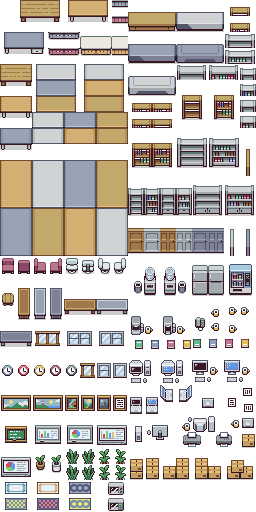
#> input picture 02_Projects/pixel-agents-woosdom/src/assets/tileset.png, 256 x 512 px
$ python generate-tileset-map.py
#> lines starting #> are read from the running program, lines starting #| are printed output that depends on the picture
#!/usr/bin/env python3
"""
Tileset 분석 + tileset-map.json 생성 스크립트.
Office Tileset All 16x16.png를 PIL로 분석하고, 타일을 카테고리별로 분류한다.

사용법: python3 scripts/generate-tileset-map.py
출력: config/tileset-map.json
"""

from PIL import Image
import json
import os

TILESET_PATH = os.path.join(
    os.path.dirname(os.path.dirname(os.path.abspath(__file__))),
    "src", "assets", "tileset.png"
)
OUTPUT_PATH = os.path.join(
    os.path.dirname(os.path.dirname(os.path.abspath(__file__))),
    "config", "tileset-map.json"
)

TILE_SIZE = 16


def analyze_tile(img, col, row):
    """단일 타일 분석: 평균 색상, 투명도."""
    x0 = col * TILE_SIZE
    y0 = row * TILE_SIZE
    tile = img.crop((x0, y0, x0 + TILE_SIZE, y0 + TILE_SIZE))
    pixels = list(tile.getdata())

    if img.mode == "RGBA":
        non_transparent = [(r, g, b) for r, g, b, a in pixels if a > 128]
        transparent_count = sum(1 for _, _, _, a in pixels if a <= 128)
        transparent_ratio = transparent_count / len(pixels) if pixels else 1.0
    else:
        non_transparent = [(p[0], p[1], p[2]) for p in pixels]
        transparent_ratio = 0.0

    if non_transparent:
        avg_r = sum(p[0] for p in non_transparent) // len(non_transparent)
        avg_g = sum(p[1] for p in non_transparent) // len(non_transparent)
        avg_b = sum(p[2] for p in non_transparent) // len(non_transparent)
    else:
        avg_r = avg_g = avg_b = 0

    return {
        "col": col,
        "row": row,
        "avgColor": [avg_r, avg_g, avg_b],
        "transparency": round(transparent_ratio, 2),
        "isEmpty": transparent_ratio > 0.95,
    }


def categorize_tiles(tiles_data, grid_cols, grid_rows):
    """
    타일을 카테고리별로 분류.
    시각적 분석 결과 기반 수동 매핑 (tileset.png = Donarg Office Interior 16x16).
    """
    categories = {
        "floor": [],
        "wall": [],
        "desk": [],
        "chair": [],
        "bookshelf": [],
        "monitor": [],
        "computer": [],
        "plant": [],
        "sofa": [],
        "appliance": [],
        "decoration": [],
        "window": [],
        "door": [],
        "box": [],
        "rug": [],
        "misc": [],
    }

    # --- 수동 카테고리 매핑 (tileset 시각적 분석 결과) ---
    # 형식: (col, row) -> category

    manual_map = {}

    # Row 0: 책상 상단 (나무색 + 회색 변형)
    for c in range(1, 7):
        manual_map[(c, 0)] = "desk"
    manual_map[(7, 0)] = "desk"  # 회색 책상
    for c in range(8, 14):
        manual_map[(c, 0)] = "desk"
    manual_map[(14, 0)] = "desk"
    manual_map[(15, 0)] = "desk"

    # Row 1: 책상 하단 / 서랍
    for c in range(1, 7):
        manual_map[(c, 1)] = "desk"
    manual_map[(7, 1)] = "desk"
    for c in range(8, 14):
        manual_map[(c, 1)] = "desk"
    manual_map[(14, 1)] = "desk"
    manual_map[(15, 1)] = "desk"

    # Row 2-3: 소파/벤치/선반 상단+하단
    for c in range(0, 8):
        manual_map[(c, 2)] = "sofa"  # 소파/벤치
        manual_map[(c, 3)] = "sofa"
    for c in range(8, 14):
        manual_map[(c, 2)] = "bookshelf"  # 선반
        manual_map[(c, 3)] = "bookshelf"
    for c in range(14, 16):
        manual_map[(c, 2)] = "wall"  # 벽 변형
        manual_map[(c, 3)] = "wall"

    # Row 4-5: 바닥 타일 (나무, 타일 패턴)
    for c in range(0, 2):
        manual_map[(c, 4)] = "floor"  # 나무 바닥
    for c in range(2, 8):
        manual_map[(c, 4)] = "floor"  # 회색/타일 바닥
    for c in range(8, 11):
        manual_map[(c, 4)] = "floor"
    for c in range(11, 16):
        manual_map[(c, 4)] = "floor"
    for c in range(0, 2):
        manual_map[(c, 5)] = "floor"
    for c in range(2, 8):
        manual_map[(c, 5)] = "floor"
    for c in range(8, 11):
        manual_map[(c, 5)] = "floor"
    for c in range(11, 16):
        manual_map[(c, 5)] = "floor"

    # Row 6-7: 추가 바닥 타일 / 벽 타일
    for c in range(0, 16):
        manual_map[(c, 6)] = "floor"
        manual_map[(c, 7)] = "floor"

    # Row 8-9: 벽 타일, 책장
    for c in range(0, 4):
        manual_map[(c, 8)] = "wall"
    for c in range(4, 8):
        manual_map[(c, 8)] = "wall"
    for c in range(8, 12):
        manual_map[(c, 8)] = "bookshelf"
    for c in range(12, 16):
        manual_map[(c, 8)] = "bookshelf"
    for c in range(0, 4):
        manual_map[(c, 9)] = "wall"
    for c in range(4, 8):
        manual_map[(c, 9)] = "wall"
    for c in range(8, 12):
        manual_map[(c, 9)] = "bookshelf"
    for c in range(12, 16):
        manual_map[(c, 9)] = "bookshelf"

    # Row 10-11: 대형 기기 (음료자판기, 복사기, 서버 등)
    for c in range(0, 16):
        manual_map[(c, 10)] = "appliance"
        manual_map[(c, 11)] = "appliance"

    # Row 12-13: 의자, 소파 단일, 화분, 컵 등 소품
    for c in range(0, 4):
        manual_map[(c, 12)] = "chair"
    for c in range(4, 8):
        manual_map[(c, 12)] = "chair"
    for c in range(8, 16):
        manual_map[(c, 12)] = "misc"
    for c in range(0, 4):
        manual_map[(c, 13)] = "chair"
    for c in range(4, 8):
        manual_map[(c, 13)] = "chair"
    for c in range(8, 16):
        manual_map[(c, 13)] = "misc"

    # Row 14-15: 소형 가전/소품 (모니터 소형, 전화기, 키보드, 마우스 등)
    for c in range(0, 16):
        manual_map[(c, 14)] = "misc"
        manual_map[(c, 15)] = "misc"

    # Row 16-17: 의자, 간판, 소품
    for c in range(0, 4):
        manual_map[(c, 16)] = "misc"
    for c in range(0, 4):
        manual_map[(c, 17)] = "chair"
    for c in range(4, 16):
        manual_map[(c, 16)] = "misc"
        manual_map[(c, 17)] = "misc"

    # Row 18-19: 벽 장식 (화이트보드, 그림, 액자)
    for c in range(0, 16):
        manual_map[(c, 18)] = "decoration"
        manual_map[(c, 19)] = "decoration"

    # Row 20-21: 컴퓨터, 모니터, 키보드 세트
    for c in range(0, 16):
        manual_map[(c, 20)] = "computer"
        manual_map[(c, 21)] = "computer"

    # Row 22-23: 시계, 액자, 전구, 스위치
    for c in range(0, 16):
        manual_map[(c, 22)] = "decoration"
        manual_map[(c, 23)] = "decoration"

    # Row 24-25: 더 많은 컴퓨터/모니터
    for c in range(0, 16):
        manual_map[(c, 24)] = "computer"
        manual_map[(c, 25)] = "computer"

    # Row 26-27: 풍경화, 벽장식
    for c in range(0, 16):
        manual_map[(c, 26)] = "decoration"
        manual_map[(c, 27)] = "decoration"

    # Row 28-29: 식물(화분), 박스
    for c in range(0, 8):
        manual_map[(c, 28)] = "plant"
        manual_map[(c, 29)] = "plant"
    for c in range(8, 16):
        manual_map[(c, 28)] = "box"
        manual_map[(c, 29)] = "box"

    # Row 30-31: 바닥 매트, 카펫, 문매트
    for c in range(0, 16):
        manual_map[(c, 30)] = "rug"
        manual_map[(c, 31)] = "rug"

    # 분류 실행
    for t in tiles_data:
        if t["isEmpty"]:
            continue
        key = (t["col"], t["row"])
        cat = manual_map.get(key, "misc")
        categories[cat].append({
            "col": t["col"],
            "row": t["row"],
            "avgColor": t["avgColor"],
            "transparency": t["transparency"],
        })

    return categories


def build_furniture_presets():
    """
    다중 타일 가구 프리셋 정의.
    레퍼런스 이미지 (Office Level 1-4) 기반.
    """
    return {
        "desk_with_monitor": {
            "label": "Monitor Desk",
            "description": "모니터 + 책상 + 의자 (1x3)",
            "tiles": [
                {"sx": 4, "sy": 20, "offsetCol": 0, "offsetRow": 0, "name": "monitor"},
                {"sx": 2, "sy": 0, "offsetCol": 0, "offsetRow": 1, "name": "desk"},
                {"sx": 1, "sy": 17, "offsetCol": 0, "offsetRow": 2, "name": "chair"},
            ],
            "footprint": [1, 3],
            "blockedOffsets": [[0, 0], [0, 1]],
            "seatOffset": {"col": 0, "row": 2, "facingDir": 1},
        },
        "wide_desk_with_monitor": {
            "label": "Wide Desk (2x3)",
            "description": "2칸 책상 + 모니터 + 의자 2개",
            "tiles": [
                {"sx": 4, "sy": 20, "offsetCol": 0, "offsetRow": 0, "name": "monitor_l"},
                {"sx": 4, "sy": 20, "offsetCol": 1, "offsetRow": 0, "name": "monitor_r"},
                {"sx": 2, "sy": 0, "offsetCol": 0, "offsetRow": 1, "name": "desk_l"},
                {"sx": 5, "sy": 0, "offsetCol": 1, "offsetRow": 1, "name": "desk_r"},
                {"sx": 1, "sy": 17, "offsetCol": 0, "offsetRow": 2, "name": "chair_l"},
                {"sx": 1, "sy": 17, "offsetCol": 1, "offsetRow": 2, "name": "chair_r"},
            ],
            "footprint": [2, 3],
            "blockedOffsets": [[0, 0], [1, 0], [0, 1], [1, 1]],
            "seatOffset": {"col": 0, "row": 2, "facingDir": 1},
        },
        "bookshelf_tall": {
            "label": "Bookshelf (1x2)",
            "description": "2칸 높이 책장",
            "tiles": [
                {"sx": 10, "sy": 8, "offsetCol": 0, "offsetRow": 0, "name": "top"},
                {"sx": 10, "sy": 9, "offsetCol": 0, "offsetRow": 1, "name": "bottom"},
            ],
            "footprint": [1, 2],
            "blockedOffsets": [[0, 0], [0, 1]],
        },
        "bookshelf_wide": {
            "label": "Wide Bookshelf (2x2)",
            "description": "2칸 폭 책장",
            "tiles": [
                {"sx": 10, "sy": 8, "offsetCol": 0, "offsetRow": 0, "name": "top_l"},
                {"sx": 11, "sy": 8, "offsetCol": 1, "offsetRow": 0, "name": "top_r"},
                {"sx": 10, "sy": 9, "offsetCol": 0, "offsetRow": 1, "name": "bot_l"},
                {"sx": 11, "sy": 9, "offsetCol": 1, "offsetRow": 1, "name": "bot_r"},
            ],
            "footprint": [2, 2],
            "blockedOffsets": [[0, 0], [1, 0], [0, 1], [1, 1]],
        },
        "meeting_table_3x2": {
            "label": "Meeting Table (3x2)",
            "description": "3x2 회의 테이블",
            "tiles": [
                {"sx": 2, "sy": 0, "offsetCol": 0, "offsetRow": 0, "name": "desk_tl"},
                {"sx": 5, "sy": 0, "offsetCol": 1, "offsetRow": 0, "name": "desk_tc"},
                {"sx": 2, "sy": 0, "offsetCol": 2, "offsetRow": 0, "name": "desk_tr"},
                {"sx": 2, "sy": 0, "offsetCol": 0, "offsetRow": 1, "name": "desk_bl"},
                {"sx": 5, "sy": 0, "offsetCol": 1, "offsetRow": 1, "name": "desk_bc"},
                {"sx": 2, "sy": 0, "offsetCol": 2, "offsetRow": 1, "name": "desk_br"},
            ],
            "footprint": [3, 2],
            "blockedOffsets": [[0, 0], [1, 0], [2, 0], [0, 1], [1, 1], [2, 1]],
        },
        "whiteboard": {
            "label": "Whiteboard (1x2)",
            "description": "벽걸이 화이트보드",
            "tiles": [
                {"sx": 2, "sy": 18, "offsetCol": 0, "offsetRow": 0, "name": "top"},
                {"sx": 2, "sy": 19, "offsetCol": 0, "offsetRow": 1, "name": "bottom"},
            ],
            "footprint": [1, 2],
            "blockedOffsets": [[0, 0], [0, 1]],
        },
        "server_rack": {
            "label": "Server Rack (1x2)",
            "description": "서버 랙",
            "tiles": [
                {"sx": 14, "sy": 10, "offsetCol": 0, "offsetRow": 0, "name": "top"},
                {"sx": 14, "sy": 11, "offsetCol": 0, "offsetRow": 1, "name": "bottom"},
            ],
            "footprint": [1, 2],
            "blockedOffsets": [[0, 0], [0, 1]],
        },
        "vending_machine": {
            "label": "Vending Machine (1x2)",
            "description": "자판기",
            "tiles": [
                {"sx": 0, "sy": 10, "offsetCol": 0, "offsetRow": 0, "name": "top"},
                {"sx": 0, "sy": 11, "offsetCol": 0, "offsetRow": 1, "name": "bottom"},
            ],
            "footprint": [1, 2],
            "blockedOffsets": [[0, 0], [0, 1]],
        },
        "water_cooler": {
            "label": "Water Cooler (1x2)",
            "description": "정수기",
            "tiles": [
                {"sx": 2, "sy": 10, "offsetCol": 0, "offsetRow": 0, "name": "top"},
                {"sx": 2, "sy": 11, "offsetCol": 0, "offsetRow": 1, "name": "bottom"},
            ],
            "footprint": [1, 2],
            "blockedOffsets": [[0, 0], [0, 1]],
        },
        "copier": {
            "label": "Copier (2x2)",
            "description": "복사기",
            "tiles": [
                {"sx": 4, "sy": 10, "offsetCol": 0, "offsetRow": 0, "name": "top_l"},
                {"sx": 5, "sy": 10, "offsetCol": 1, "offsetRow": 0, "name": "top_r"},
                {"sx": 4, "sy": 11, "offsetCol": 0, "offsetRow": 1, "name": "bot_l"},
                {"sx": 5, "sy": 11, "offsetCol": 1, "offsetRow": 1, "name": "bot_r"},
            ],
            "footprint": [2, 2],
            "blockedOffsets": [[0, 0], [1, 0], [0, 1], [1, 1]],
        },
        "sofa_2seat": {
            "label": "2-Seat Sofa (2x2)",
            "description": "2인 소파",
            "tiles": [
                {"sx": 0, "sy": 2, "offsetCol": 0, "offsetRow": 0, "name": "back_l"},
                {"sx": 1, "sy": 2, "offsetCol": 1, "offsetRow": 0, "name": "back_r"},
                {"sx": 0, "sy": 3, "offsetCol": 0, "offsetRow": 1, "name": "seat_l"},
                {"sx": 1, "sy": 3, "offsetCol": 1, "offsetRow": 1, "name": "seat_r"},
            ],
            "footprint": [2, 2],
            "blockedOffsets": [[0, 0], [1, 0], [0, 1], [1, 1]],
        },
        "large_landscape": {
            "label": "Landscape Painting (3x2)",
            "description": "벽걸이 풍경화",
            "tiles": [
                {"sx": 0, "sy": 26, "offsetCol": 0, "offsetRow": 0, "name": "tl"},
                {"sx": 1, "sy": 26, "offsetCol": 1, "offsetRow": 0, "name": "tc"},
                {"sx": 2, "sy": 26, "offsetCol": 2, "offsetRow": 0, "name": "tr"},
                {"sx": 0, "sy": 27, "offsetCol": 0, "offsetRow": 1, "name": "bl"},
                {"sx": 1, "sy": 27, "offsetCol": 1, "offsetRow": 1, "name": "bc"},
                {"sx": 2, "sy": 27, "offsetCol": 2, "offsetRow": 1, "name": "br"},
            ],
            "footprint": [3, 2],
            "blockedOffsets": [[0, 0], [1, 0], [2, 0], [0, 1], [1, 1], [2, 1]],
        },
    }


def build_single_tile_items():
    """단일 타일 아이템 정의."""
    return {
        "plant_potted": {"sx": 5, "sy": 28, "category": "plant", "label": "Potted Plant", "blocked": True},
        "plant_small": {"sx": 4, "sy": 28, "category": "plant", "label": "Small Plant", "blocked": True},
        "plant_large": {"sx": 6, "sy": 28, "category": "plant", "label": "Large Plant", "blocked": True},
        "plant_fern": {"sx": 7, "sy": 28, "category": "plant", "label": "Fern", "blocked": True},
        "clock_wall": {"sx": 0, "sy": 22, "category": "decoration", "label": "Wall Clock", "blocked": True},
        "picture_small": {"sx": 1, "sy": 18, "category": "decoration", "label": "Small Picture", "blocked": True},
        "box_single": {"sx": 8, "sy": 28, "category": "box", "label": "Box", "blocked": True},
        "box_stack": {"sx": 9, "sy": 28, "category": "box", "label": "Stacked Boxes", "blocked": True},
        "chair_simple": {"sx": 1, "sy": 17, "category": "chair", "label": "Office Chair", "blocked": False},
        "chair_red": {"sx": 0, "sy": 12, "category": "chair", "label": "Red Chair", "blocked": False},
        "chair_brown": {"sx": 4, "sy": 12, "category": "chair", "label": "Brown Chair", "blocked": False},
        "monitor_single": {"sx": 4, "sy": 20, "category": "computer", "label": "Monitor", "blocked": True},
        "desk_single": {"sx": 2, "sy": 0, "category": "desk", "label": "Desk Tile", "blocked": True},
        "rug_tile": {"sx": 0, "sy": 30, "category": "rug", "label": "Rug", "blocked": False},
    }


def main():
    img = Image.open(TILESET_PATH)
#> img is the input picture: PIL image 256x512 RGBA; mean R, G, B, A 75.9, 70.7, 65.9, 128.1
    width, height = img.size
#> width = 256; height = 512
    grid_cols = width // TILE_SIZE
#> grid_cols = 16
    grid_rows = height // TILE_SIZE
#> grid_rows = 32

    print(f"Tileset: {width}x{height} px, {grid_cols} cols x {grid_rows} rows = {grid_cols * grid_rows} tiles")
#| Tileset: 256x512 px, 16 cols x 32 rows = 512 tiles

    # 전체 타일 분석
    tiles_data = []
    for row in range(grid_rows):
        for col in range(grid_cols):
            tiles_data.append(analyze_tile(img, col, row))
#> this loop made 32 passes
#> pass 1, in analyze_tile (call 2), `tile = img.crop((x0, y0, x0 + TILE_SIZE, y0 + TILE_SIZE))`:
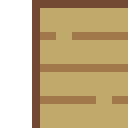
#> tile: PIL image 16x16 RGBA (shown 8 times larger); mean R, G, B, A 132.9, 111.1, 71.1, 191.2; transparent parts drawn white
#> pass 1, in analyze_tile (call 3), `tile = img.crop((x0, y0, x0 + TILE_SIZE, y0 + TILE_SIZE))`:
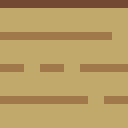
#> tile: PIL image 16x16 RGBA (shown 8 times larger); mean R, G, B, A 183.1, 155.3, 99, 255
#> pass 1, in analyze_tile (call 4), `tile = img.crop((x0, y0, x0 + TILE_SIZE, y0 + TILE_SIZE))`:
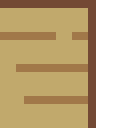
#> tile: PIL image 16x16 RGBA (shown 8 times larger); mean R, G, B, A 133.3, 111.6, 71.5, 191.2; transparent parts drawn white

    non_empty = [t for t in tiles_data if not t["isEmpty"]]
    print(f"Non-empty tiles: {len(non_empty)} / {len(tiles_data)}")
#| Non-empty tiles: 466 / 512

    # 카테고리 분류
    categories = categorize_tiles(tiles_data, grid_cols, grid_rows)

    # JSON 빌드
    result = {
        "tileset": "tileset.png",
        "tileSize": TILE_SIZE,
        "gridCols": grid_cols,
        "gridRows": grid_rows,
        "totalTiles": grid_cols * grid_rows,
        "nonEmptyTiles": len(non_empty),
        "categories": categories,
        "furniturePresets": build_furniture_presets(),
        "singleTileItems": build_single_tile_items(),
    }

    # 출력
    os.makedirs(os.path.dirname(OUTPUT_PATH), exist_ok=True)
    with open(OUTPUT_PATH, "w", encoding="utf-8") as f:
        json.dump(result, f, indent=2, ensure_ascii=False)

    print(f"\nOutput: {OUTPUT_PATH}")
    print("\nCategories:")
    for cat, tiles in categories.items():
        print(f"  {cat}: {len(tiles)} tiles")
#> this loop made 16 passes
#> cat on passes 1 to 12: 'floor', 'wall', 'desk', 'chair', 'bookshelf', 'monitor', 'computer', 'plant', 'sofa', 'appliance', 'decoration', 'window'
#|   floor: 60 tiles
#|   wall: 14 tiles
#|   desk: 30 tiles
#|   chair: 20 tiles
#|   bookshelf: 25 tiles
#|   monitor: 0 tiles
#|   computer: 61 tiles
#|   plant: 16 tiles
#> (further printed lines are left out)


if __name__ == "__main__":
    main()
